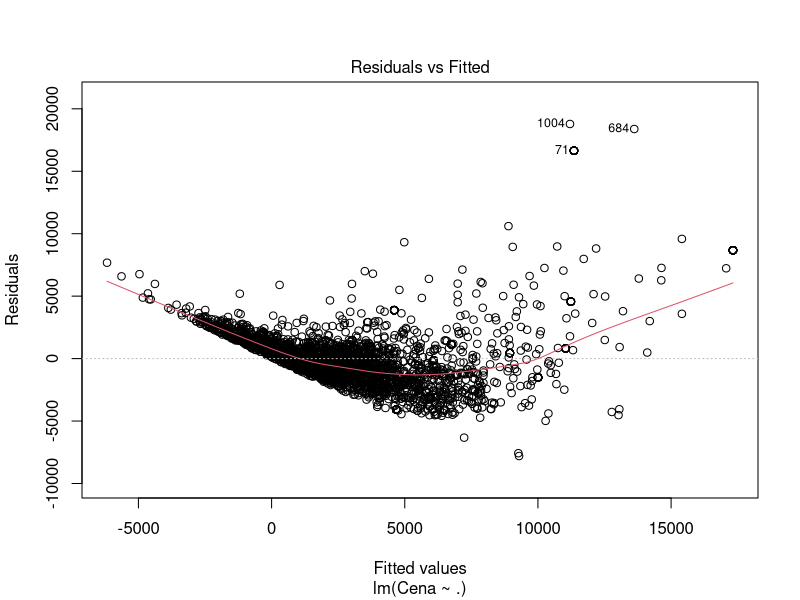
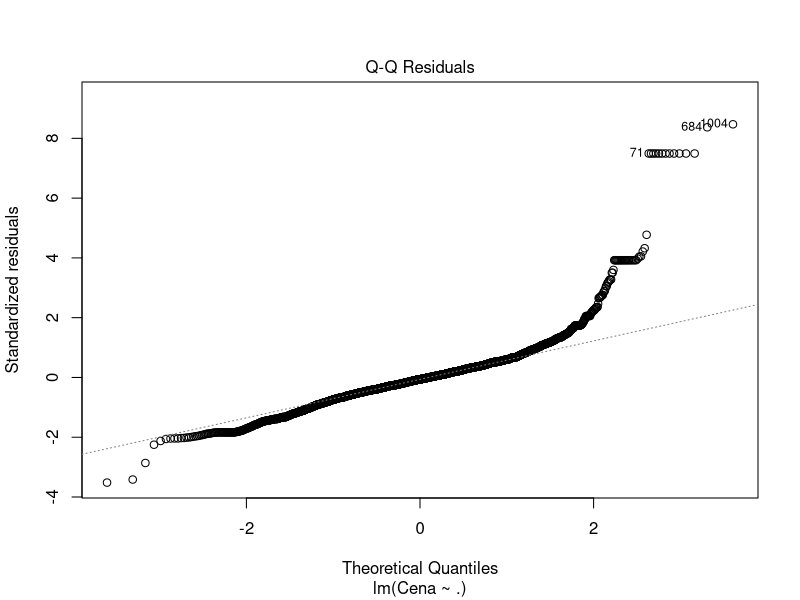
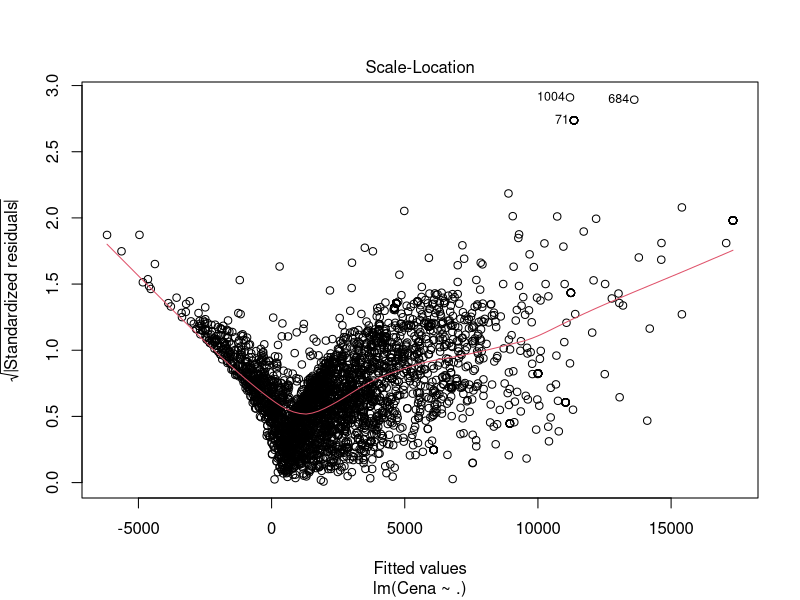
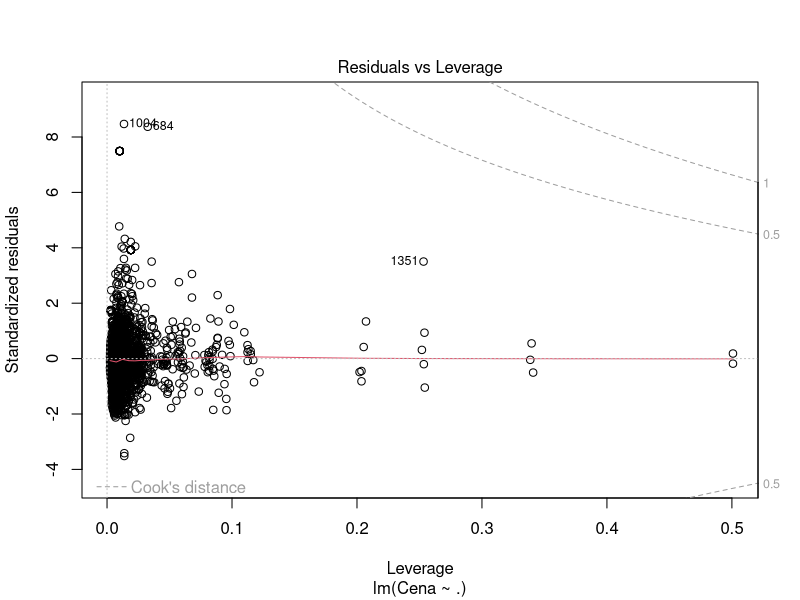

Source code (R) for these figures, in order:
# Ucitavanje dataset-a (ne zaboraviti promeniti direktorijum workspace-a)

data = read.csv("PolovniAutomobili bez mm.csv")


# Pravljenje train i test seta

presek = round(0.9*nrow(data))

dataTrain = data[1:presek,]

dataTest = data[-(1:presek),]


# Proveravanje strukture train seta

str(dataTrain)


#Kreiranje regresionog modela

model = lm(Cena ~ . , data=dataTrain, na.action = na.exclude)


#Instalacija paketa

install.packages("polycor")

library(polycor)


# Odredjivanje korelacija dataset-a

hetcor(dataTrain)


# Liear regression assumtions

plot(model)
